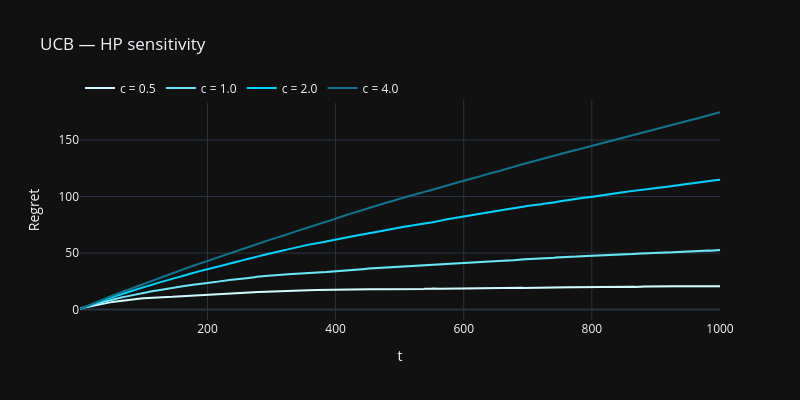

The notebook cell saved with this chart:
### Code cell
# ── UCB ───────────────────────────────────────────────────────────────────────
cs         = [0.5, 1.0, 2.0, 4.0]
shades_ucb = ["#cffafe", "#67e8f9", "#00d4ff", "#0e7490"]

fig_ucb = go.Figure()
for c, col in zip(cs, shades_ucb):
    add_band(fig_ucb, run(lambda c_=c: UCB(len(MU), c_)), col, f"c = {c}")

fig_ucb.update_layout(
    title="UCB — HP sensitivity", xaxis_title="t", yaxis_title="Regret",
    template="plotly_dark", width=800, height=400, legend=dict(orientation="h", y=1.12),
)
fig_ucb.show()

### Figure 1 — Plotly figure (JSON) as saved in the notebook; plotly's stock layout.template omitted (floating-point values rounded to 4 significant figures; data arrays with more than 128 entries replaced by an {"elided": "..."} marker saying what was removed)
{"data": [{"fill": "toself", "fillcolor": "rgba(207,250,254,0.15)", "hoverinfo": "skip", "line": {"width": 0}, "showlegend": false, "type": "scatter", "x": {"elided": "2000 int values"}, "y": {"elided": "2000 float values"}}, {"line": {"color": "#cffafe", "width": 2}, "name": "c = 0.5", "type": "scatter", "x": {"elided": "1000 int values"}, "y": {"elided": "1000 float values"}}, {"fill": "toself", "fillcolor": "rgba(103,232,249,0.15)", "hoverinfo": "skip", "line": {"width": 0}, "showlegend": false, "type": "scatter", "x": {"elided": "2000 int values"}, "y": {"elided": "2000 float values"}}, {"line": {"color": "#67e8f9", "width": 2}, "name": "c = 1.0", "type": "scatter", "x": {"elided": "1000 int values"}, "y": {"elided": "1000 float values"}}, {"fill": "toself", "fillcolor": "rgba(0,212,255,0.15)", "hoverinfo": "skip", "line": {"width": 0}, "showlegend": false, "type": "scatter", "x": {"elided": "2000 int values"}, "y": {"elided": "2000 float values"}}, {"line": {"color": "#00d4ff", "width": 2}, "name": "c = 2.0", "type": "scatter", "x": {"elided": "1000 int values"}, "y": {"elided": "1000 float values"}}, {"fill": "toself", "fillcolor": "rgba(14,116,144,0.15)", "hoverinfo": "skip", "line": {"width": 0}, "showlegend": false, "type": "scatter", "x": {"elided": "2000 int values"}, "y": {"elided": "2000 float values"}}, {"line": {"color": "#0e7490", "width": 2}, "name": "c = 4.0", "type": "scatter", "x": {"elided": "1000 int values"}, "y": {"elided": "1000 float values"}}], "layout": {"height": 400, "legend": {"orientation": "h", "y": 1.12}, "title": {"text": "UCB — HP sensitivity"}, "width": 800, "xaxis": {"title": {"text": "t"}}, "yaxis": {"title": {"text": "Regret"}}}}
